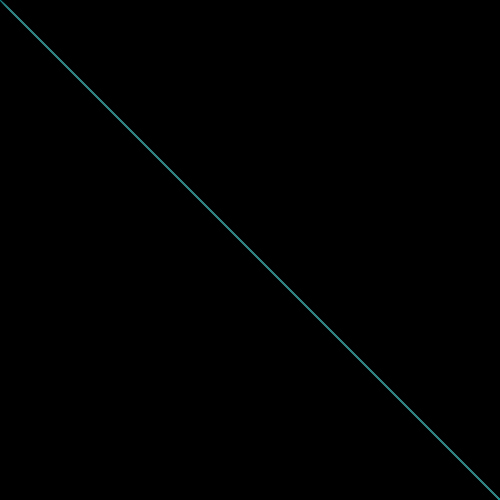
Frame 1 (no input)
Frame 60 (the mouse pressed at the canvas centre just before this capture): identical to frame 1, image omitted
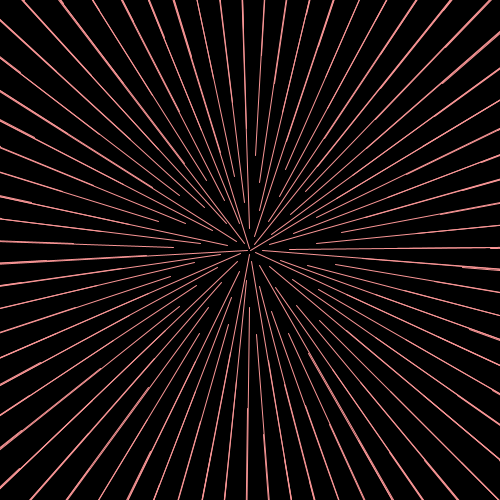
Frame 120 (the mouse held since frame 60 and released just before this capture)

The Processing sketch that drew these frames (run headless with seeded random() and noise(); from frame 60 on, the mouse is pressed at the canvas centre):

// Processing sketch: processing_114453
// ── processing_114453.pde

// ratate practice
// by chen hsin chang
void setup() {
  size(500, 500);
  background(208, 175, 140);
}

void draw() {
  background(0);
  translate(mouseX, mouseY);
  for (float i =0;i<500;i++) {
    rotate(mouseX);
    stroke(mouseX, 150, 150);
    line(i, i, i+500, i+500);
  }
}
